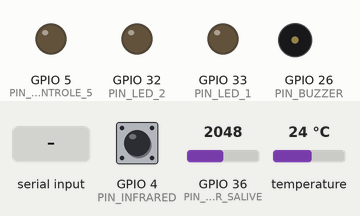
This program was run on a simulated ESP32. Shown: output pins drawn as LEDs (lit = HIGH), buzzer (waves = sounding, pin HIGH). The inputs (shaded band) are chosen by the test bench; at power-on: temperature 24 °C, GPIO 4 (PIN_INFRARED) HIGH, GPIO 36 (PIN_CAPTEUR_SALIVE) = 2048. What the program prints to the serial monitor is not drawn.

Above: at 2.2 s.
2.3 s: temperature set to 36.8 °C
5.2 s: temperature set to 38.3 °C
At 7.0 s:
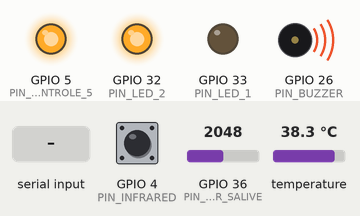
7.5 s: "V" received over Serial
At 8.5 s:
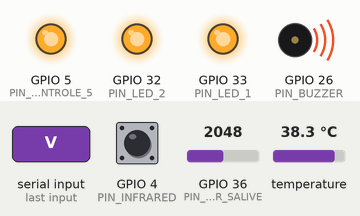
9.5 s: "R" received over Serial
At 10.5 s:
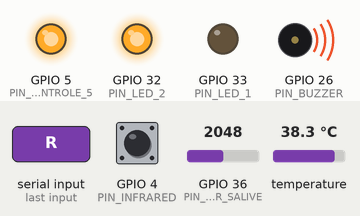
11.0 s: temperature set to 12 °C
At 12.7 s:
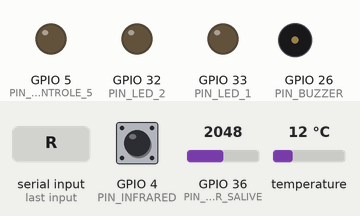
Timing chart, 0 to 14.2 s (numbered marks = the images above; inputs shaded):
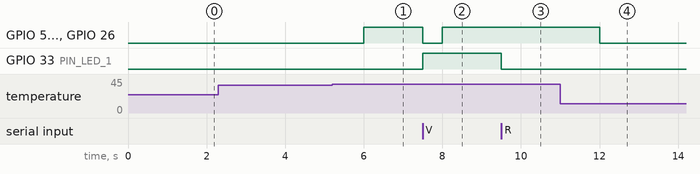

Measured:
- the behaviour switches between 37.5 and 37.6 °C on temperature (found by bisection; images 0 and 1)
- after the input at 2.3 s, every drawn part: stays the same
- after the input at 5.2 s, GPIO 5 (PIN_CONTROLE_5), GPIO 32 (PIN_LED_2), GPIO 26 (PIN_BUZZER): LOW → HIGH after 0.80 s
- after the input at 7.5 s, GPIO 5 (PIN_CONTROLE_5), GPIO 32 (PIN_LED_2), GPIO 26 (PIN_BUZZER): HIGH → LOW at once, → HIGH 0.50 s later; GPIO 33 (PIN_LED_1): LOW → HIGH at once
- after the input at 9.5 s, GPIO 33 (PIN_LED_1): HIGH → LOW at once
- after the input at 11.0 s, GPIO 5 (PIN_CONTROLE_5), GPIO 32 (PIN_LED_2), GPIO 26 (PIN_BUZZER): HIGH → LOW after 1.0 s

The program:

main.cpp
```cpp
#include <Arduino.h>
#include <Wire.h>
#include <Adafruit_BME280.h>

// --- DÉFINITION DES BROCHES (Vérification et intégration du GPIO 5) ---
const int PIN_BUZZER         = 26;
const int PIN_CAPTEUR_SALIVE = 36; // VP / GPIO 36 (Analogique)
const int PIN_INFRARED       = 4;  // GPIO 4 (Numérique)
const int PIN_LED_1          = 33; // LED Verte (Prêt)
const int PIN_LED_2          = 32; // LED Rouge (Alerte)
const int PIN_CONTROLE_5     = 5;  // GPIO 5 (Intégré pour contrôle / module additionnel)

Adafruit_BME280 bme;

unsigned long dernierEnvoi = 0;
const long intervalleEnvoi = 2000; // Envoi toutes les 2 secondes

void setup() {
  Serial.begin(115200);
  delay(1000);

  // Initialisation du bus I2C (SDA=21, SCL=22)
  Wire.begin(21, 22);

  pinMode(PIN_BUZZER, OUTPUT);
  pinMode(PIN_LED_1, OUTPUT);
  pinMode(PIN_LED_2, OUTPUT);
  pinMode(PIN_CONTROLE_5, OUTPUT);
  pinMode(PIN_INFRARED, INPUT_PULLUP);

  // Initialisation BME280
  if (!bme.begin(0x76)) {
    bme.begin(0x77);
  }

  digitalWrite(PIN_BUZZER, LOW);
  digitalWrite(PIN_LED_1, LOW);
  digitalWrite(PIN_LED_2, LOW);
  digitalWrite(PIN_CONTROLE_5, LOW);

  Serial.println("✅ Système Smart Dental / Contrôle ESP32 démarré (GPIO 5 inclus) !");
}

void loop() {
  // --- A. ÉCOUTE DES ORDRES DE L'APPLICATION WEB ---
  if (Serial.available() > 0) {
    char commande = Serial.read();

    switch (commande) {
      case 'V': // Vert / Prêt
        digitalWrite(PIN_LED_1, HIGH);
        digitalWrite(PIN_LED_2, LOW);
        digitalWrite(PIN_BUZZER, LOW);
        digitalWrite(PIN_CONTROLE_5, LOW);
        break;
      case 'R': // Alerte Rouge + Buzzer + Activation GPIO 5
        digitalWrite(PIN_LED_1, LOW);
        digitalWrite(PIN_LED_2, HIGH);
        digitalWrite(PIN_BUZZER, HIGH);
        digitalWrite(PIN_CONTROLE_5, HIGH);
        break;
      case '0': // Tout éteindre / Reset
        digitalWrite(PIN_LED_1, LOW);
        digitalWrite(PIN_LED_2, LOW);
        digitalWrite(PIN_BUZZER, LOW);
        digitalWrite(PIN_CONTROLE_5, LOW);
        break;
    }
  }

  // --- B. ENVOI DE LA TÉLÉMÉTRIE Périodique ---
  if (millis() - dernierEnvoi >= intervalleEnvoi) {
    dernierEnvoi = millis();

    float temp = bme.readTemperature();
    if (isnan(temp)) temp = 0.0;

    int brutSalive = analogRead(PIN_CAPTEUR_SALIVE);
    int tauxSalive = map(brutSalive, 4095, 0, 0, 100);
    if (tauxSalive < 0) tauxSalive = 0;
    if (tauxSalive > 100) tauxSalive = 100;

    int etatIR = digitalRead(PIN_INFRARED);
    int etatGPIO5 = digitalRead(PIN_CONTROLE_5);

    // Diagnostic local
    String diagnosticHaleine = "Sain";
    bool alerteAnomalie = false;

    if (temp > 37.5 || tauxSalive < 20) {
      diagnosticHaleine = "Risque Halitose / Sécheresse critique";
      alerteAnomalie = true;
    }
    // Envoi des données en JSON vers le port série
 Serial.print("{\"type\":\"telemetrie\",\"temperature\":");
Serial.print(temp, 1);
Serial.print(",\"halene\":");
Serial.print(tauxSalive);
Serial.print(",\"ir\":");
Serial.print(etatIR);
Serial.println("}");
    // Gestion physique immédiate de l'alerte sur le kit (GPIO 5 activé sur alerte)
    if (alerteAnomalie) {
      digitalWrite(PIN_LED_2, HIGH);
      digitalWrite(PIN_BUZZER, HIGH);
      digitalWrite(PIN_CONTROLE_5, HIGH);
    } else {
      digitalWrite(PIN_LED_2, LOW);
      digitalWrite(PIN_BUZZER, LOW);
      digitalWrite(PIN_CONTROLE_5, LOW);
    }

    // Flux JSON envoyé vers le Web Serial (avec l'état du GPIO 5)
    Serial.print("{\"temp\":");
    Serial.print(temp);
    Serial.print(",\"salive\":");
    Serial.print(tauxSalive);
    Serial.print(",\"ir\":");
    Serial.print(etatIR);
    Serial.print(",\"gpio5\":");
    Serial.print(etatGPIO5);
    Serial.print(",\"diagnostic\":\"");
    Serial.print(diagnosticHaleine);
    Serial.println("\"}");
  }
}
```
